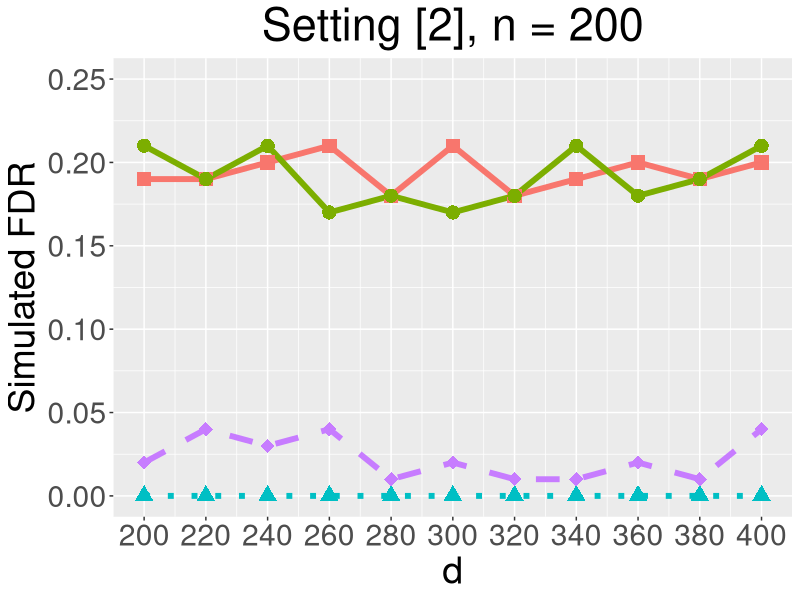
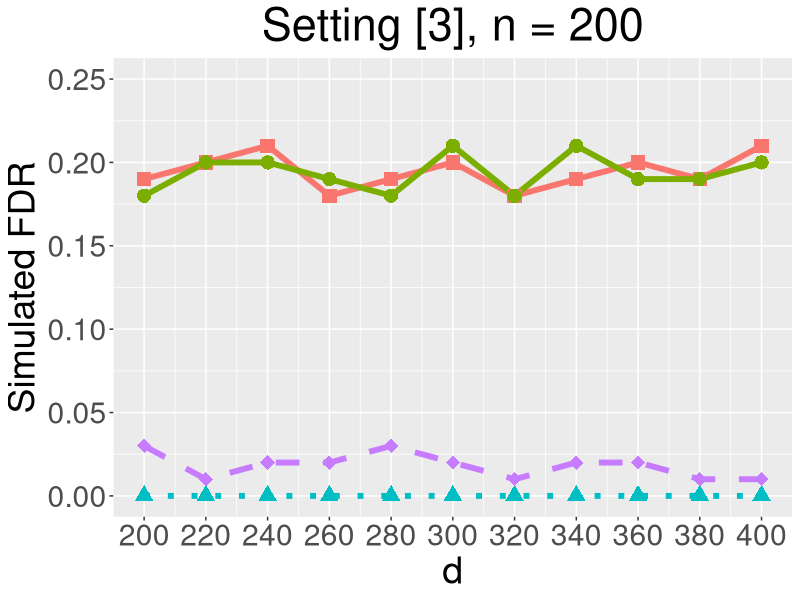
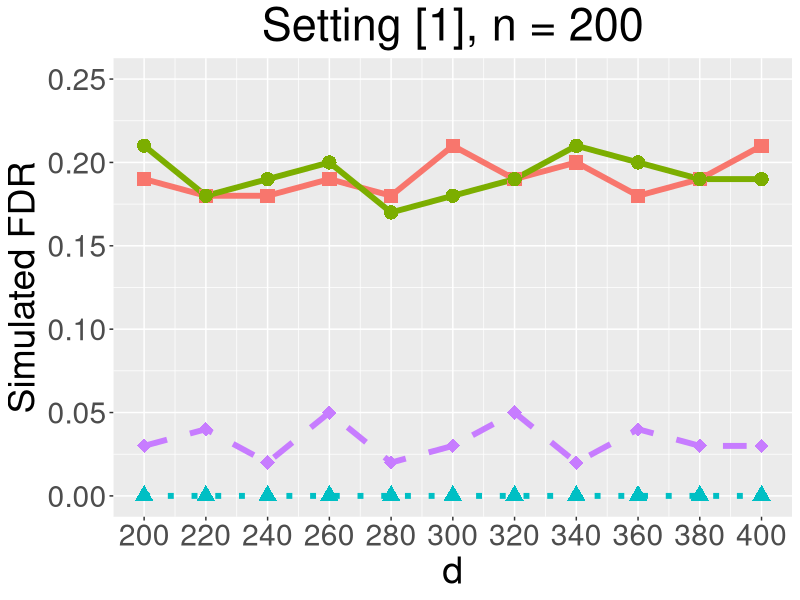
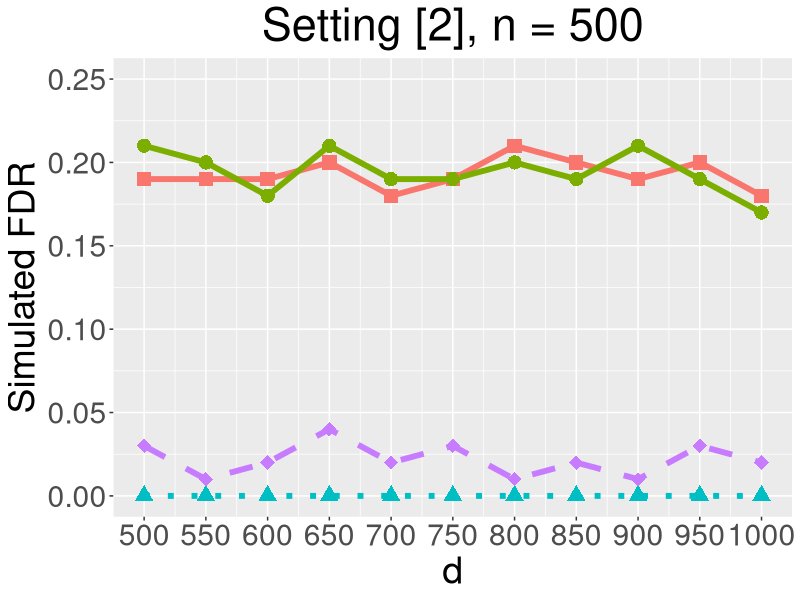
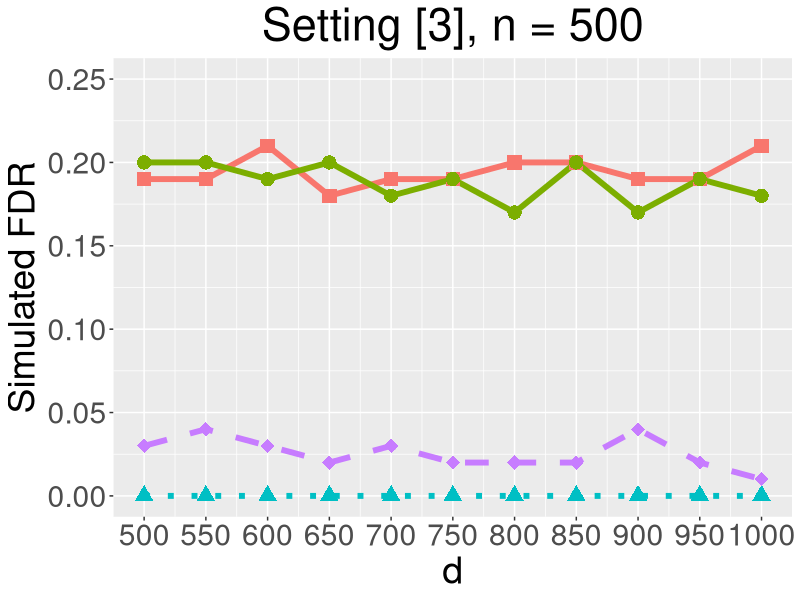
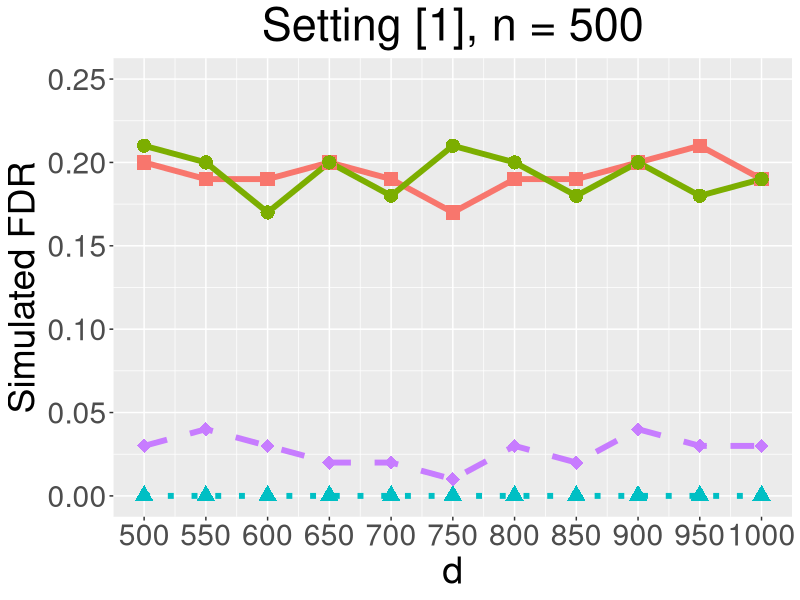

Reproduce these figures in R, in order.
library(ggplot2)


########################################################
#DATA

ind_02 = matrix(c(0.19,0.21,0,0.03,
                            0.18,0.18,0,0.04,
                            0.18,0.19,0,0.02,
                            0.19,0.2,0,0.05,
                            0.18,0.17,0,0.02,
                            0.21,0.18,0,0.03,
                            0.19,0.19,0,0.05,
                            0.2,0.21,0,0.02,
                            0.18,0.2,0,0.04,
                            0.19,0.19,0,0.03,
                            0.21,0.19,0,0.03
                            ),
                          byrow = TRUE, nrow =11, ncol = 4)


###########################################################

AR1_02 = matrix(c(0.19,0.21,0,0.02,
                           0.19,0.19,0,0.04,
                           0.2,0.21,0,0.03,
                           0.21,0.17,0,0.04,
                           0.18,0.18,0,0.01,
                           0.21,0.17,0,0.02,
                           0.18,0.18,0,0.01,
                           0.19,0.21,0,0.01,
                           0.2,0.18,0,0.02,
                           0.19,0.19,0,0.01,
                           0.2,0.21,0,0.04
                           ),
                         byrow = TRUE, nrow =11, ncol = 4)


block_02 = matrix(c(0.19,0.18,0,0.03,
                             0.2,0.2,0,0.01,
                             0.21,0.2,0,0.02,
                             0.18,0.19,0,0.02,
                             0.19,0.18,0,0.03,
                             0.2,0.21,0,0.02,
                             0.18,0.18,0,0.01,
                             0.19,0.21,0,0.02,
                             0.2,0.19,0,0.02,
                             0.19,0.19,0,0.01,
                             0.21,0.2,0,0.01
                             ),
                           byrow = TRUE, nrow =11, ncol = 4)


indL_02 = matrix(c(0.2,0.21,0,0.03,
                               0.19,0.2,0,0.04,
                               0.19,0.17,0,0.03,
                               0.2,0.2,0,0.02,
                               0.19,0.18,0,0.02,
                               0.17,0.21,0,0.01,
                               0.19,0.2,0,0.03,
                               0.19,0.18,0,0.02,
                               0.2,0.2,0,0.04,
                               0.21,0.18,0,0.03,
                               0.19,0.19,0,0.03
                               ),
                             byrow = TRUE, nrow =11, ncol = 4)


AR1L_02 = matrix(c(0.19,0.21,0,0.03,
                            0.19,0.2,0,0.01,
                            0.19,0.18,0,0.02,
                            0.2,0.21,0,0.04,
                            0.18,0.19,0,0.02,
                            0.19,0.19,0,0.03,
                            0.21,0.2,0,0.01,
                            0.20,0.19,0,0.02,
                            0.19,0.21,0,0.01,
                            0.20,0.19,0,0.03,
                            0.18,0.17,0,0.02
                            ),
                          byrow = TRUE, nrow =11, ncol = 4)


blockL_02 = matrix(c(0.19,0.2,0,0.03,
                              0.19,0.2,0,0.04,
                              0.21,0.19,0,0.03,
                              0.18,0.2,0,0.02,
                              0.19,0.18,0,0.03,
                              0.19,0.19,0,0.02,
                              0.2,0.17,0,0.02,
                              0.2,0.2,0,0.02,
                              0.19,0.17,0,0.04,
                              0.19,0.19,0,0.02,
                              0.21,0.18,0,0.01
                              ),
                            byrow = TRUE, nrow =11, ncol = 4)

##########################################################


###DRAW

# S, 6 figures

# Set x label, it is public.
amplevel = rep(c(200,220,240,260,280,300,320,340,360,380,400), times = 4)
# Set the type of methods, it is public.
type = rep(c('A','B','C','D'), each = 11)

points = c('A' = 15, 'B' = 16, 'C' = 17, 'D' = 18)



# Figure 1-3

# Read the data into dataframe.
fdr13 = c(AR1_02[,1], AR1_02[,2], AR1_02[,3], AR1_02[,4])
df13 = data.frame(amplevel = amplevel, type = type, fdr = fdr13)

# DRAW
AR1_02 = 
  ggplot(data = df13, mapping = aes(x = amplevel, y = fdr, colour = type, shape = type, linetype = type)) + scale_linetype_manual(values=c("solid", "solid", "dotted", "dashed")) + scale_shape_manual(values = points)+ geom_line(linewidth = 2) + geom_point(size = 4.5) + scale_x_continuous(name = "d", breaks = seq(200, 400, by = 20), labels = c("200", "220", "240", "260", "280", "300", "320", "340", "360", "380", "400")) + scale_y_continuous(name = "Simulated FDR", breaks = seq(0, 0.25, by = 0.05), labels = c("0.00","0.05", "0.10", "0.15", "0.20", "0.25"), limits = c(0,0.25)) + ggtitle("Setting [2], n = 200") + theme(legend.position = 'none', text = element_text(size = 27), plot.title = element_text(hjust = 0.5)) 

# SAVE
ggsave("AR1_02.pdf", device = "pdf", path = "C:/Users/朱正天/Desktop/Knockoff_code/Knockoff_pre/S1", width = 8, height = 6)


# Figure 1-4

# Read the data into dataframe.
pwr14 = c(block_02[,1], block_02[,2], block_02[,3], block_02[,4])
df14 = data.frame(amplevel = amplevel, type = type, power = pwr14)

# DRAW
block_02 = 
  ggplot(data = df14, mapping = aes(x = amplevel, y = power, colour = type, shape = type, linetype = type)) + scale_linetype_manual(values=c("solid", "solid", "dotted", "dashed")) + scale_shape_manual(values = points)+ geom_line(linewidth = 2) + geom_point(size = 4.5) + scale_x_continuous(name = "d", breaks = seq(200, 400, by = 20), labels = c("200", "220", "240", "260", "280", "300", "320", "340", "360", "380", "400")) + scale_y_continuous(name = "Simulated FDR", breaks = seq(0, 0.25, by = 0.05), labels = c("0.00","0.05", "0.10", "0.15", "0.20", "0.25"), limits = c(0,0.25)) + ggtitle("Setting [3], n = 200") + theme(legend.position = 'none', text = element_text(size = 27), plot.title = element_text(hjust = 0.5))

# SAVE
ggsave("block_02.pdf", device = "pdf", path = "C:/Users/朱正天/Desktop/Knockoff_code/Knockoff_pre/S1", width = 8, height = 6)




# Figure 2-2

# Read the data into dataframe.
pwr22 = c(ind_02[,1], ind_02[,2], ind_02[,3], ind_02[,4])
df22 = data.frame(amplevel = amplevel, type = type, power = pwr22)

# DRAW
ind_02 = 
  ggplot(data = df22, mapping = aes(x = amplevel, y = power, colour = type, shape = type, linetype = type)) + scale_linetype_manual(values=c("solid", "solid", "dotted", "dashed")) + scale_shape_manual(values = points)+ geom_line(linewidth = 2) + geom_point(size = 4.5) + scale_x_continuous(name = "d", breaks = seq(200, 400, by = 20), labels = c("200", "220", "240", "260", "280", "300", "320", "340", "360", "380", "400")) + scale_y_continuous(name = "Simulated FDR", breaks = seq(0, 0.25, by = 0.05), labels = c("0.00","0.05", "0.10", "0.15", "0.20", "0.25"), limits = c(0,0.25)) + ggtitle("Setting [1], n = 200") + theme(legend.position = 'none', text = element_text(size = 27), plot.title = element_text(hjust = 0.5))

# SAVE
ggsave("ind_02.pdf", device = "pdf", path = "C:/Users/朱正天/Desktop/Knockoff_code/Knockoff_pre/S1", width = 8, height = 6)




###########################################################################
# L, 6 figures



# Figure 2-1
# Set x label, it is public.
amp = rep(c(500,550,600,650,700,750,800,850,900,950,1000), times = 4)



# Figure 2-9

# Read the data into dataframe.
fdr29 = c(AR1L_02[,1], AR1L_02[,2], AR1L_02[,3], AR1L_02[,4])
df29 = data.frame(amp = amp, type = type, fdr = fdr29)

# DRAW
AR1L_02 = 
  ggplot(data = df29, mapping = aes(x = amp, y = fdr, colour = type, shape = type, linetype = type)) + scale_linetype_manual(values=c("solid", "solid", "dotted", "dashed")) + scale_shape_manual(values = points)+ geom_line(linewidth = 2) + geom_point(size = 4.5) + scale_x_continuous(name = "d", breaks = seq(500, 1000, by = 50), labels = c("500", "550", "600", "650", "700", "750", "800", "850", "900", "950", "1000")) + ggtitle("Setting [2], n = 500") + theme(legend.position = 'none', text = element_text(size = 27), plot.title = element_text(hjust = 0.5)) + scale_y_continuous(name = "Simulated FDR", breaks = seq(0, 0.25, by = 0.05), labels = c("0.00","0.05", "0.10", "0.15", "0.20", "0.25"), limits = c(0,0.25))

# SAVE
ggsave("AR1L_02.pdf", device = "pdf", path = "C:/Users/朱正天/Desktop/Knockoff_code/Knockoff_pre/S1", width = 8, height = 6)


# Figure 2-10

# Read the data into dataframe.
pwr210 = c(blockL_02[,1], blockL_02[,2], blockL_02[,3], blockL_02[,4])
df210 = data.frame(amp = amp, type = type, power = pwr210)

# DRAW
blockL_02 = 
  ggplot(data = df210, mapping = aes(x = amp, y = power, colour = type, shape = type, linetype = type)) + scale_linetype_manual(values=c("solid", "solid", "dotted", "dashed")) + scale_shape_manual(values = points)+ geom_line(linewidth = 2) + geom_point(size = 4.5) + scale_x_continuous(name = "d", breaks = seq(500, 1000, by = 50), labels = c("500", "550", "600", "650", "700", "750", "800", "850", "900", "950", "1000")) + scale_y_continuous(name = "Simulated FDR", breaks = seq(0, 0.25, by = 0.05), labels = c("0.00","0.05", "0.10", "0.15", "0.20", "0.25"), limits = c(0,0.25)) + ggtitle("Setting [3], n = 500") + theme(legend.position = 'none', text = element_text(size = 27), plot.title = element_text(hjust = 0.5))

# SAVE
ggsave("blockL_02.pdf", device = "pdf", path = "C:/Users/朱正天/Desktop/Knockoff_code/Knockoff_pre/S1", width = 8, height = 6)



# Figure 1-10

# Read the data into dataframe.
pwr110 = c(indL_02[,1], indL_02[,2], indL_02[,3], indL_02[,4])
df110 = data.frame(amp = amp, type = type, power = pwr110)

# DRAW
indL_02 = 
  ggplot(data = df110, mapping = aes(x = amp, y = power, colour = type, shape = type, linetype = type)) + scale_linetype_manual(values=c("solid", "solid", "dotted", "dashed")) + scale_shape_manual(values = points)+ geom_line(linewidth = 2) + geom_point(size = 4.5) + scale_x_continuous(name = "d", breaks = seq(500, 1000, by = 50), labels = c("500", "550", "600", "650", "700", "750", "800", "850", "900", "950", "1000")) + scale_y_continuous(name = "Simulated FDR", breaks = seq(0, 0.25, by = 0.05), labels = c("0.00","0.05", "0.10", "0.15", "0.20", "0.25"), limits = c(0,0.25)) + ggtitle("Setting [1], n = 500") + theme(legend.position = 'none', text = element_text(size = 27), plot.title = element_text(hjust = 0.5))

# SAVE
ggsave("indL_02.pdf", device = "pdf", path = "C:/Users/朱正天/Desktop/Knockoff_code/Knockoff_pre/S1", width = 8, height = 6)

